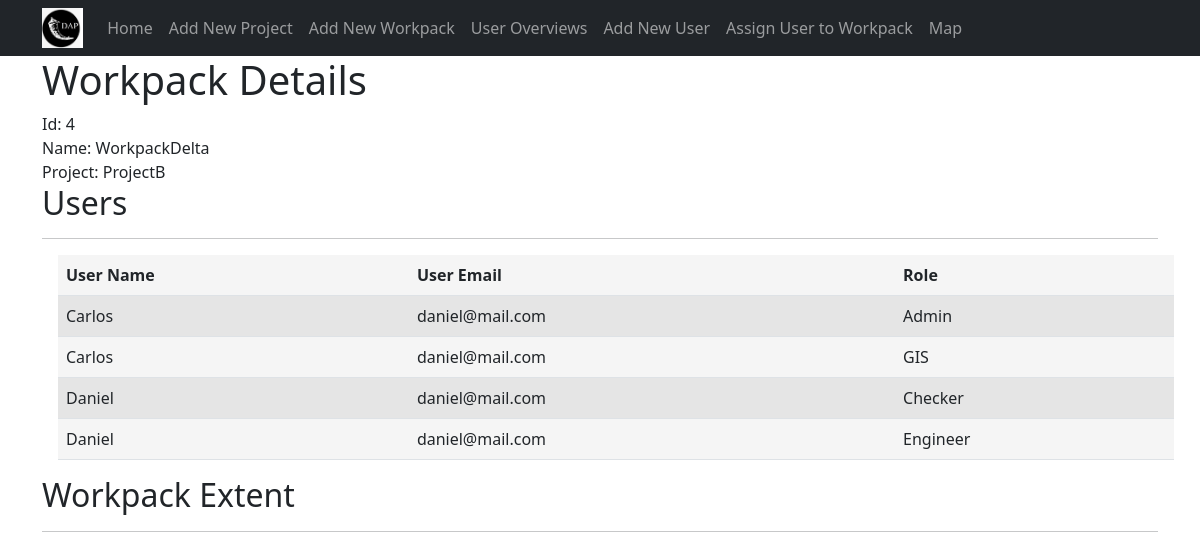
The page /workpack/4 on the database its author committed.
### tables this page shows
CREATE TABLE dap_workpack (
	uid integer PRIMARY KEY AUTOINCREMENT,
	workpack_name text,
	project_id integer,
	workpack_extent text
);

CREATE TABLE dap_project (
	uid integer PRIMARY KEY AUTOINCREMENT,
	project_name text,
	project_db text
);

CREATE TABLE dap_user (
	uid integer PRIMARY KEY AUTOINCREMENT,
	user_name text,
	user_email text
);

CREATE TABLE dap_role (
	uid integer PRIMARY KEY AUTOINCREMENT,
	role_name text,
	role_level integer
);

### app.py (the view)
@app.route("/workpack/<int:index>")
def workpack_view(index):
    try:
        workpack = get_specific_workpack(index)
        workpack_details = get_specific_workpack_details(index)
        wkp_headings = ("User Name", "User Email", "Role")
        wkp_data = []
        for row in workpack_details:
            wkp_data.append((row.get('user'),
                            row.get('user_email'),
                            row.get('role'))
                            )
        coords = workpack.get("extent")
        lat = float(coords.split(",")[0])
        lon = float(coords.split(",")[1])
        coords_formatted = (lat,lon
                            )
        coord_dict = {"lat": lat,
                      "lon": lon
                      }
        print (coord_dict)
        return render_template("workpack.html",
                               index=index,
                               workpack=workpack,
                               workpack_details=workpack_details,
                               headings=wkp_headings,
                               data=wkp_data,
                               coords=coord_dict
        )
    except IndexError:
        abort(404)

### app.py (called while the page is built)
@app.teardown_appcontext
def close_connection(exception):
    db = getattr(g, "_database", None)
    if db is not None:
        db.close()

### model.py (called while the page is built)
def get_db():
    db = getattr(g, "_database", None)
    if db is None:
        db = g._database = sqlite3.connect("db/dap_admin.db")
    return db

def get_workpacks():
    conn = get_db()
    c = conn.cursor()
    workpacks_from_db = c.execute("""SELECT w.uid as wkp_id,
                    p.project_name, w.workpack_name, w.workpack_extent
                    FROM
                    dap_project AS p
                    INNER JOIN dap_workpack AS w ON p.uid = w.project_id
                    ORDER BY p.uid
    """)
    workpacks = []
    for row in workpacks_from_db:
        workpack = {
            "id": row[0],
            "project": row[1],
            "workpack": row[2],
            "extent": row[3]
        }
        workpacks.append(workpack)
    return workpacks

def get_specific_workpack(id):
    workpacks = get_workpacks()
    for row in workpacks:
        if row['id'] == id:
            return row

def get_specific_workpack_details(id):
    workpacks = get_workpack_details(id)
    return workpacks

### templates/workpack.html (shortened to what this page needs)
{% extends 'base.html' %}
{% set active_page = 'new_item' %}
{% block content %}
    <h1>Workpack Details </h1>
    Id: {{index}}<br>
    Name: {{workpack.workpack}}<br>
    Project: {{workpack.project}}<br>
<div class="users">
    <h2>Users</h2><hr>
      {% include 'static_table.html' %}
</div>
<div class="map_extent">
    <h2>Workpack Extent</h2><hr>
      {% include 'map.html' %}
{% endblock %}

### templates/static_table.html (shortened to what this page needs)
<!DOCTYPE html>
<html lang="en">
<head>
    <link rel="stylesheet" href="/static/css/style.css" />
</head>
<body>
    <table class="table">
        <tr class="table__header">
            {% for header in headings %}
            <th class="table__cell">  {{ header }}</th>
            {% endfor %}
        </tr>
        {% for row in data %}
        <tr class="table__row">
            {% for cell in row %}
                <td class="table__cell">{{ cell }}</td>
            {% endfor %}
        </tr>
        {% endfor %}
    </table>
</body>
</html>

### static/css/style.css (style rules this page uses)
body { padding-top: 56px; }
.table__row:nth-child(even) { background-color: #e5e5e5; }
.table { border-spacing: 0; margin: 1rem; background-color: #f5f5f5; }
.table__header { text-align: left; }
.table__cell { padding: 8px; }

### rows shown on the page
dap_workpack: workpack "WorkpackDelta"
dap_project: project "ProjectB"
dap_user: user_name "Carlos", user_email "daniel@mail.com"
dap_role: role_name "Admin"
dap_role: role_name "GIS"
dap_user: user_name "Daniel", user_email "daniel@mail.com"
dap_role: role_name "Checker"
dap_role: role_name "Engineer"

### other values the page prints
{{ index }} "4"
{{ header }} "User Name" "User Email" "Role"
